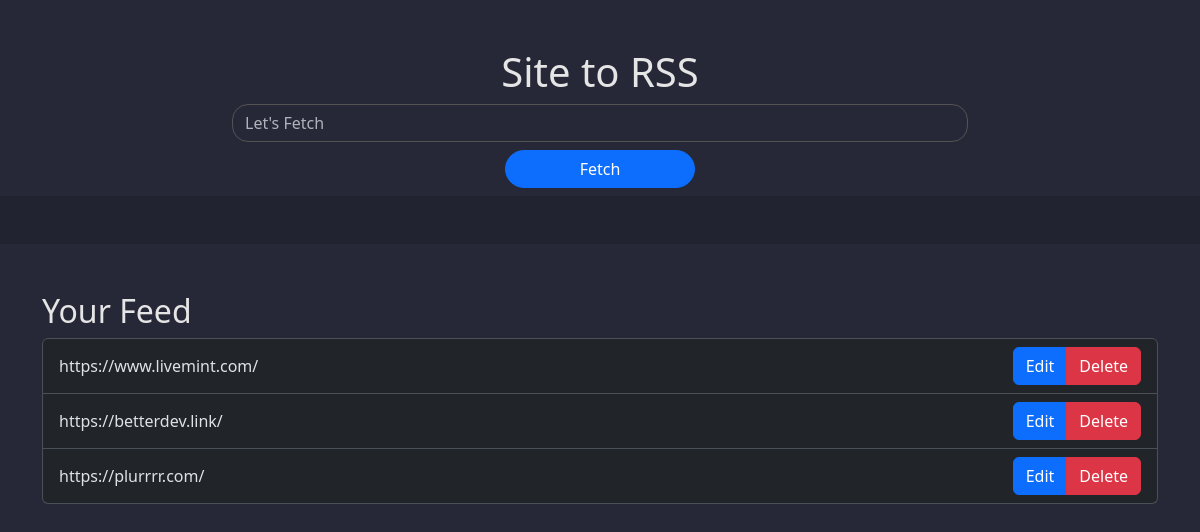
The page / on the database its author committed.
### tables this page shows
CREATE TABLE rss (
                            id INTEGER PRIMARY KEY AUTOINCREMENT,
                            url TEXT,
                            item TEXT,
                            title TEXT,
                            description TEXT,
                            link TEXT,
                            date TEXT
                        );

### main.py (the view)
@app.get("/")
async def homepage(request: Request):
    app.cur.execute("SELECT * FROM rss")
    feeds = app.cur.fetchall()
    return template().TemplateResponse(
        request=request, name="index.html", context={"feeds": feeds}
    )

### templates/index.html (shortened to what this page needs)
{% extends "base.html" %}
{% block content %}
<div class="container">
    <div class="row mt-5">
        <div class="col-md-12">
            <h1 class="text-center">Site to RSS</h1>
        </div>
    </div>
    <form action="/feed" , method="get">
        <div class="row justify-content-center">
            <div class="col-md-8">
                <input class="form-control" type="search" placeholder="Let's Fetch" name="url">
            </div>
        </div>
        <div class="row justify-content-center mt-2 mb-2">
            <button class="btn btn-primary rounded-pill col-md-2" type="submit">Fetch</button>
        </div>
    </form>
</div>
<div class="divider"></div>
<div class="container mt-5">
    <h2>Your Feed</h2>
    <ul class="list-group">
        {% for feed in feeds %}
        <li class="list-group-item d-flex justify-content-between align-items-center">
            <div class="data{{feed[0]}} align-items-left">
                {{feed[1]}}
            </div>
            <div class="btn-group" role="group" aria-label="Item Actions">
                <button type="button" class="btn btn-primary" data-bs-toggle="modal" data-bs-target="#editModal"
                    onclick="editItem('{{feed[0]}}')">Edit</button>
                <button type="button" class="btn btn-danger" onclick="deleteItem(this)">Delete</button>
            </div>
        </li>
        {% endfor %}
    </ul>
</div>
{% endblock %}

### static/styles.css (style rules this page uses)
body { background-color: #262837; color: #e5e5e5; }
input[type="search"] { background: transparent; border-radius: 1rem; border-color: #535353; color: #e5e5e5; }
.divider { width: 100%; height: 3rem; background-color: #222331; }

### rows shown on the page
rss: url "https://www.livemint.com/"
rss: url "https://betterdev.link/"
rss: url "https://plurrrr.com/"
